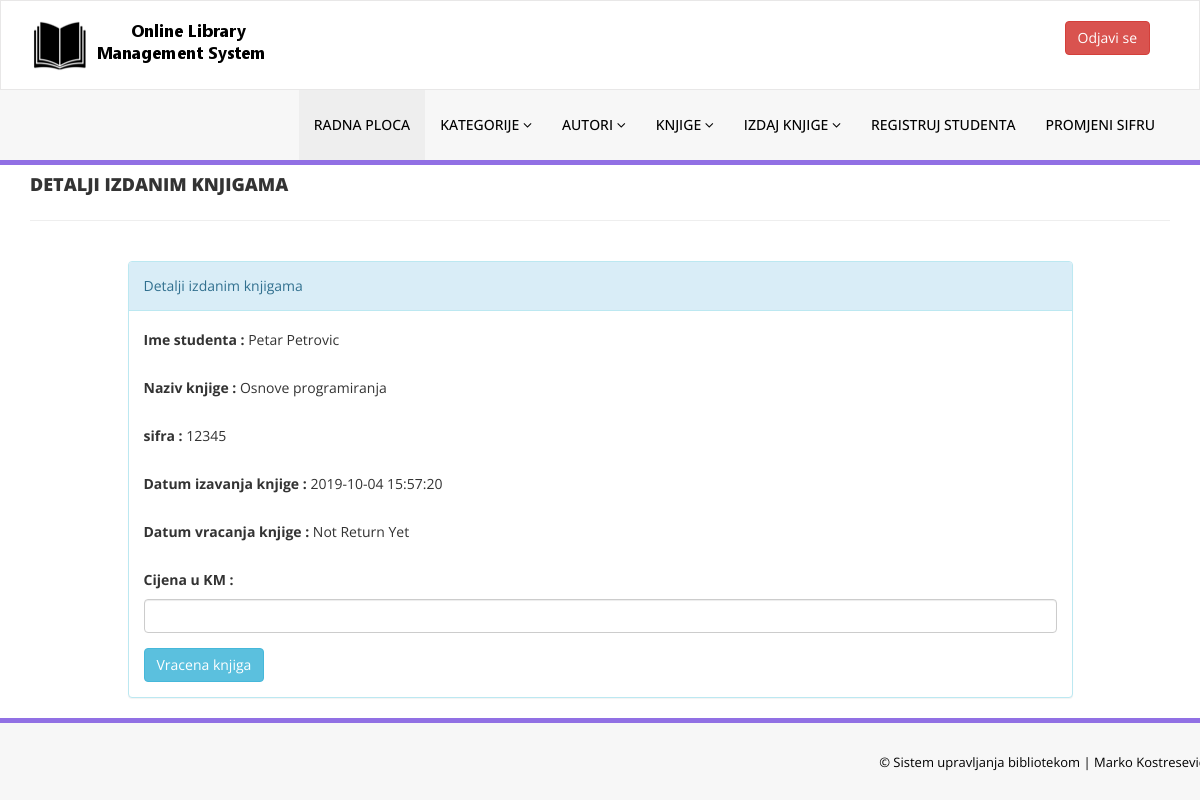
Screenshot of /admin/update-issue-bookdeails.php?rid=7 (signed in) with the database file from the repository.
### tables this page shows
CREATE TABLE `tblissuedbookdetails` (
  `id` int(11) NOT NULL,
  `BookId` int(11) DEFAULT NULL,
  `StudentID` varchar(150) DEFAULT NULL,
  `IssuesDate` timestamp NULL DEFAULT current_timestamp(),
  `ReturnDate` timestamp NULL DEFAULT NULL ON UPDATE current_timestamp(),
  `RetrunStatus` int(1) DEFAULT NULL,
  `fine` int(11) DEFAULT NULL
);

CREATE TABLE `tblstudents` (
  `id` int(11) NOT NULL,
  `StudentId` varchar(100) DEFAULT NULL,
  `FullName` varchar(120) DEFAULT NULL,
  `EmailId` varchar(120) DEFAULT NULL,
  `MobileNumber` char(11) DEFAULT NULL,
  `Password` varchar(120) DEFAULT NULL,
  `Status` int(1) DEFAULT NULL,
  `RegDate` timestamp NULL DEFAULT current_timestamp(),
  `UpdationDate` timestamp NULL DEFAULT NULL ON UPDATE current_timestamp()
);

CREATE TABLE `tblbooks` (
  `id` int(11) NOT NULL,
  `BookName` varchar(255) DEFAULT NULL,
  `CatId` int(11) DEFAULT NULL,
  `AuthorId` int(11) DEFAULT NULL,
  `ISBNNumber` int(11) DEFAULT NULL,
  `BookPrice` int(11) DEFAULT NULL,
  `RegDate` timestamp NULL DEFAULT current_timestamp(),
  `UpdationDate` timestamp NULL DEFAULT NULL ON UPDATE current_timestamp()
);

### admin/update-issue-bookdeails.php (the view, shortened to what this page needs)
<?php
include('includes/config.php');
if(strlen($_SESSION['alogin'])==0)
    {
header('location:index.php');
}
else{
?>
<!DOCTYPE html>
<html xmlns="http://www.w3.org/1999/xhtml">
<head>
    <link href="assets/css/bootstrap.css" rel="stylesheet" />
    <link href="assets/css/font-awesome.css" rel="stylesheet" />
    <link href="assets/css/style.css" rel="stylesheet" />
</head>
<body>
<?php include('includes/header.php');?>
    <div class="content-wra
    <div class="content-wrapper">
         <div class="container">
        <div class="row pad-botm">
            <div class="col-md-12">
                <h4 class="header-line">Detalji izdanim knjigama</h4>
                            </div>
</div>
<div class="row">
<div class="col-md-10 col-sm-6 col-xs-12 col-md-offset-1"">
<div class="panel panel-info">
<div class="panel-heading">
Detalji izdanim knjigama
</div>
<div class="panel-body">
<form role="form" method="post">
<?php
$rid=intval($_GET['rid']);
$sql = "SELECT tblstudents.FullName,tblbooks.BookName,tblbooks.ISBNNumber,tblissuedbookdetails.IssuesDate,tblissuedbookdetails.ReturnDate,tblissuedbookdetails.id as rid,tblissuedbookdetails.fine,tblissuedbookdetails.RetrunStatus from  tblissuedbookdetails join tblstudents on tblstudents.StudentId=tblissuedbookdetails.StudentId join tblbooks on tblbooks.id=tblissuedbookdetails.BookId where tblissuedbookdetails.id=:rid";
$query = $dbh -> prepare($sql);
$query->bindParam(':rid',$rid,PDO::PARAM_STR);
$query->execute();
$results=$query->fetchAll(PDO::FETCH_OBJ);
if($query->rowCount() > 0)
{
foreach($results as $result)
{               ?>
<div class="form-group">
<label>Ime studenta :</label>
<?php echo htmlentities($result->FullName);?>
</div>
<div class="form-group">
<label>Naziv knjige :</label>
<?php echo htmlentities($result->BookName);?>
</div>
<div class="form-group">
<label>sifra :</label>
<?php echo htmlentities($result->ISBNNumber);?>
</div>
<div class="form-group">
<label>Datum izavanja knjige :</label>
<?php echo htmlentities($result->IssuesDate);?>
</div>
<div class="form-group">
<label>Datum vracanja knjige :</label>
<?php if($result->ReturnDate=="")
                                            {
                                                echo htmlentities("Not Return Yet");
                                            } else {
                                            echo htmlentities($result->ReturnDate);
}
                                            ?>
</div>
<div class="form-group">
<label>Cijena u KM :</label>
<?php
if($result->fine=="")
{?>
<input class="form-control" type="text" name="fine" id="fine"  required />
<?php }else {
echo htmlentities($result->fine);
}
?>
</div>
 <?php if($result->RetrunStatus==0){?>
<button type="submit" name="return" id="submit" class="btn btn-info">Vracena knjiga </button>
 </div>
<?php }}} ?>
                            </div>
                        </div>
                            </div>
        </div>
    </div>
  <?php include('includes/footer.php');?>
</body>
</html>
<?php } ?>

### admin/assets/css/style.css (style rules this page uses)
.header-line { font-weight:900; padding-bottom:25px; border-bottom:1px solid #eeeeee; text-transform:uppercase; }
.pad-botm { padding-bottom:30px; }

### rows the page displays
tblissuedbookdetails: tblstudents.FullName "Petar Petrovic", BookId.BookName "Osnove programiranja", BookId.ISBNNumber "12345", IssuesDate "2019-10-04 15:57:20", shows "Vracena knjiga"
